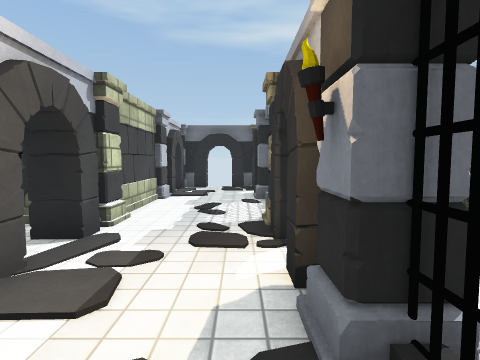
View 1 (above)

19 first-person views from a walk through a scene from a Unity 3-D project. The camera is 1.3 m above the floor, tilts 4° down and sees 80° across. The floor is counted in squares, 1 m on a side. Each view is taken from the middle of a square. On the plan, view 1 faces up. The plan holds only what a view shows up to about 13 squares ahead; the rest is blank. Door leaves are left out, so doorways stand open. Surface patterns are stand-ins for the level's own textures.

View 2
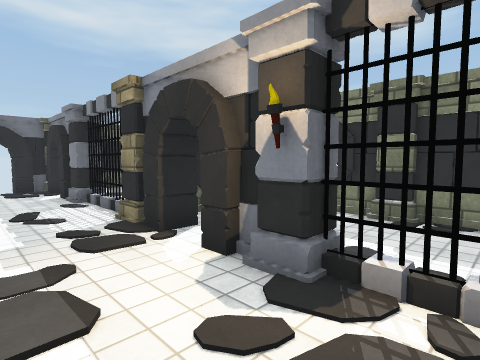

View 3
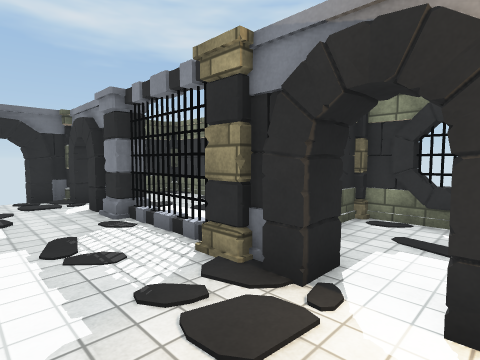

View 4
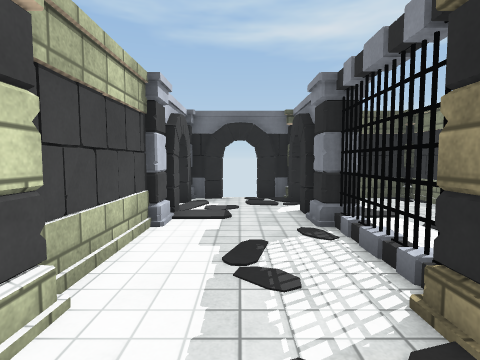

View 5
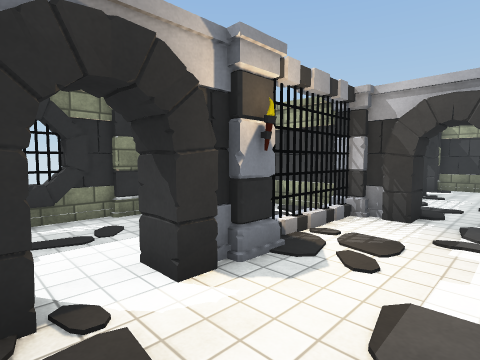

View 6
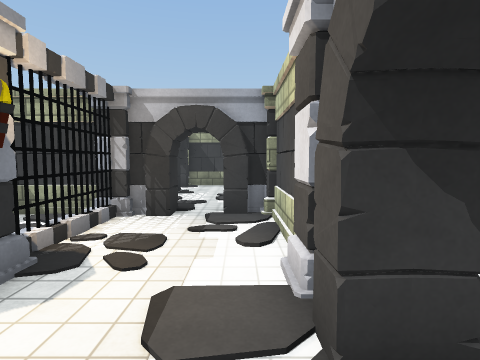

View 7
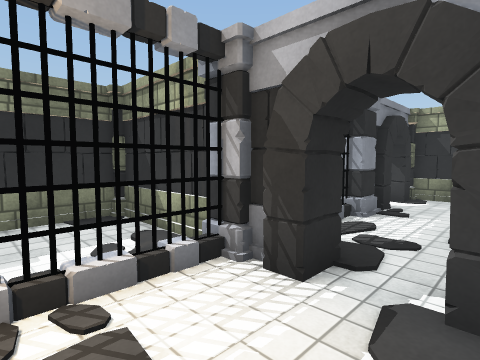

View 8
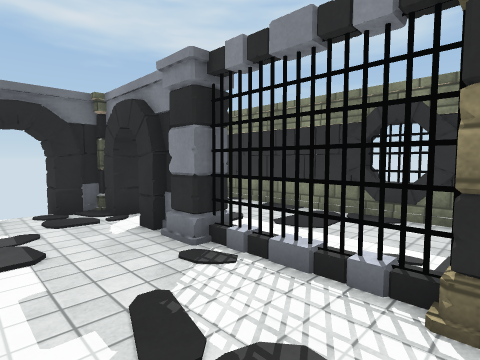

View 9
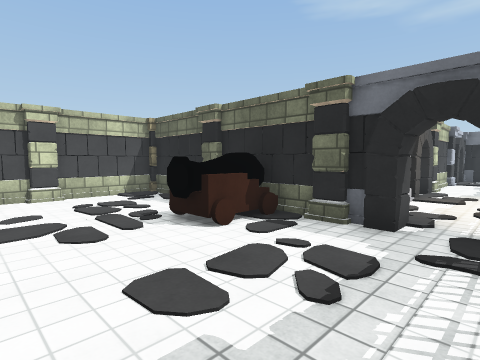

View 10
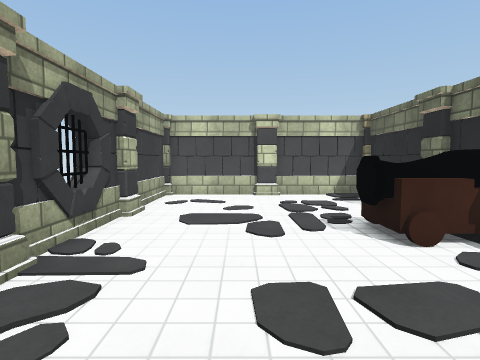

View 11
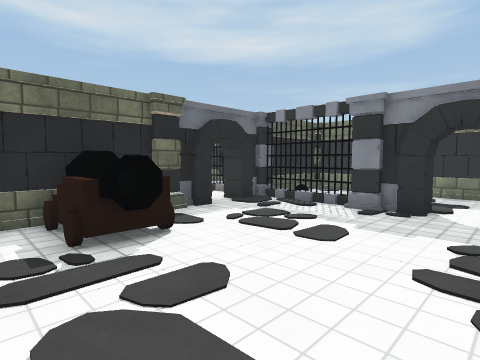

View 12
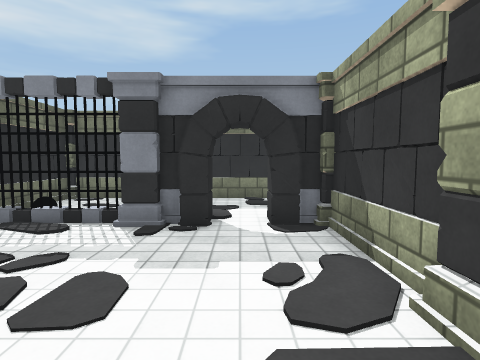

View 13
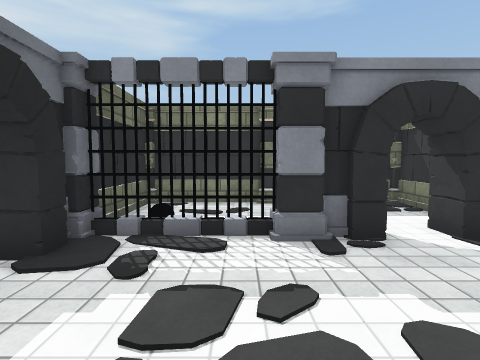

View 14
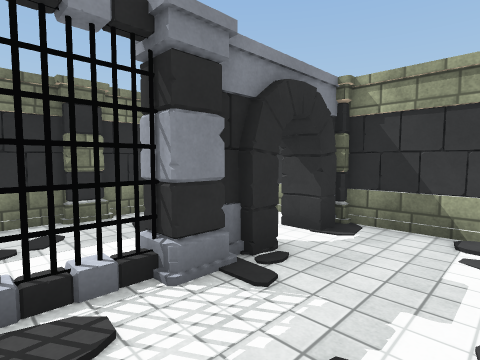

View 15
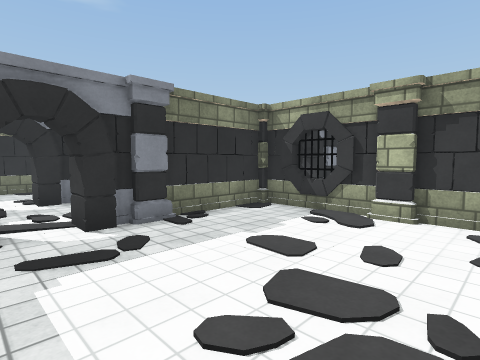

View 16
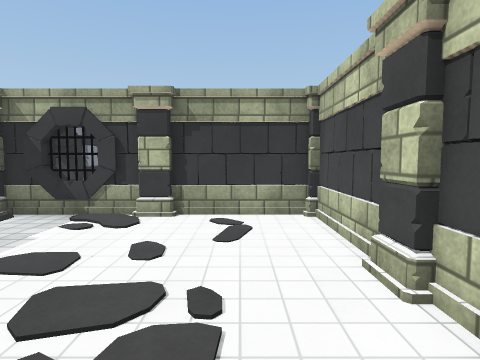

View 17
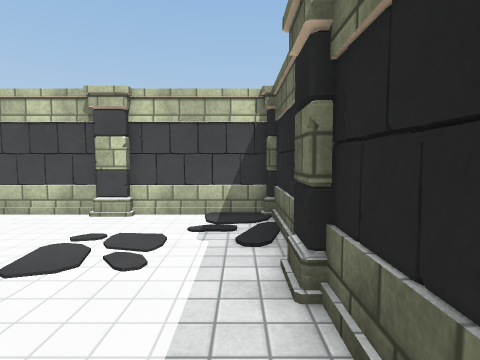

View 18
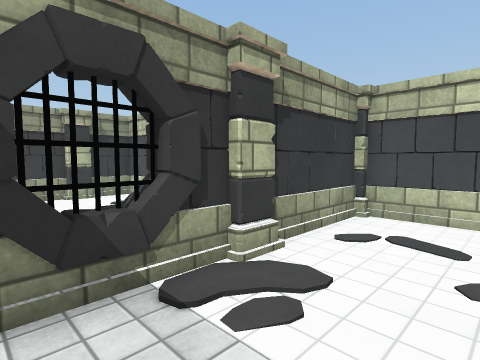

View 19
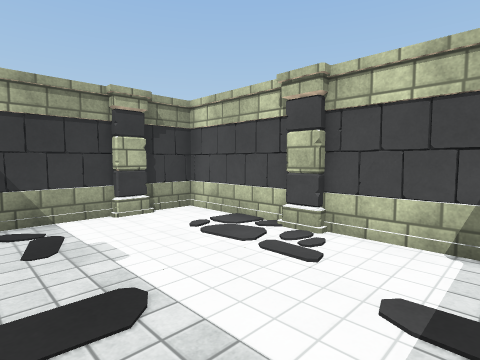

### Floor plan
Key: @ floor where view 1 was taken; # wall or solid block; . floor; D open door; T thing the floor can be seen under or through; O other object.
Columns run from 11 left of view 1 to 5 right of it. Each row starts with its distance up from view 1.
 14 ##########D######
 13 #.......#...# ..#
 12 #.......D...D...#
 11 #.......#...#...#
 10 #.......#...T...#
  9 #.......#...T...#
  8 #.......#...T...#
  7 #.......#...T...#
  6 #########...O# ##
  5   #.....#...#...#
  4   #.........D...#
  3   #.....#...#...#
  2   #.....#...T...#
  1   #.....#...T...#
  0   #.....#..@T...#
 -1   #.....#...T...#
 -2 ##########D######
 -3 #.....O.....T...#
 -4 #....OOO....T...#
 -5 #.....O.....T...#
 -6 #...........T...#
 -7 #...........#...#
 -8 #...........D...#
 -9 #...........#...#
-10 #################

Positions as (right, up) in squares from view 1, and headings:
1: (0, 0), facing up
2: (-2, 0), facing up-right
3: (-2, 3), facing up-right
4: (-1, 4), facing up
5: (-2, 5), facing down-right
6: (-2, 5), facing down
7: (-2, 1), facing down-right
8: (-2, 6), facing up-right
9: (0, -8), facing up-left
10: (0, -7), facing left
11: (-7, -9), facing up-right
12: (-5, -8), facing right
13: (-4, -5), facing right
14: (-2, -4), facing down-right
15: (-9, 13), facing down-right
16: (-9, 13), facing down
17: (-4, 13), facing left
18: (-4, 9), facing down-left
19: (-4, 5), facing down-left
